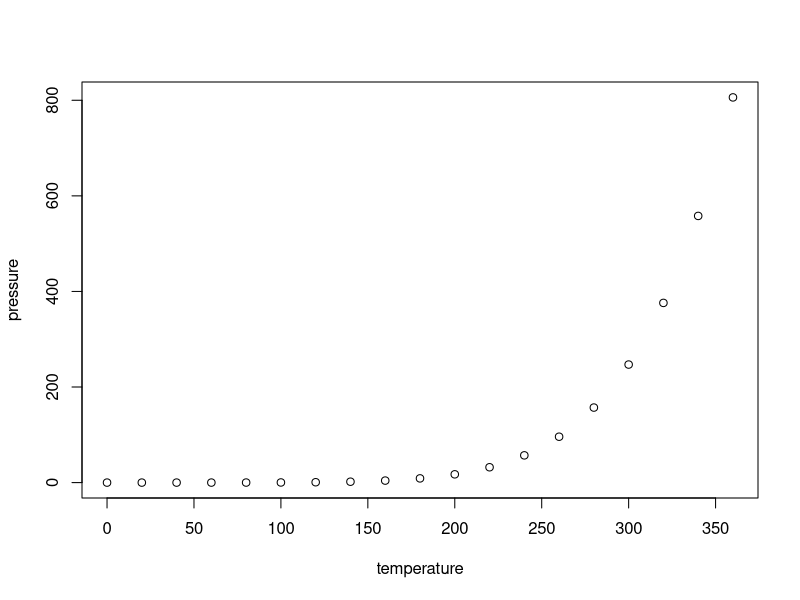
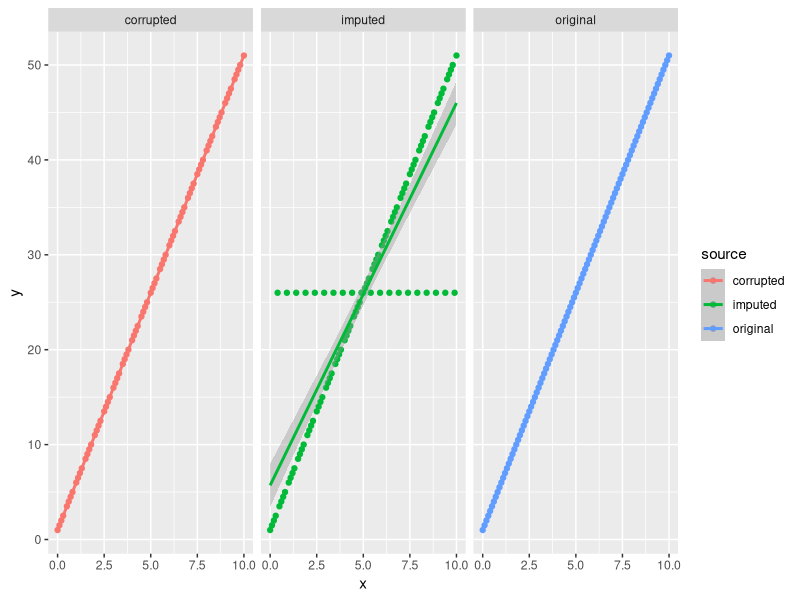

The R script that drew these images, in order:
## ---- chunk 1
knitr::opts_chunk$set(echo = TRUE)
## ---- chunk 2
summary(cars)
## ---- chunk 3
plot(pressure)
## ---- chunk 4
library(ggplot2)
library(dplyr)
library(tidyr)
library(purrr)
## ---- chunk 5
sv <- c(1, 2, 3, 4, 5)
mean(sv)
median(sv)
## ---- chunk 6
compute_location_est <- function(vec_x, is_mean = TRUE){
  
  # compute the location estimator of the given input vector
  # if is_mean then the mean value is computed, else compute the median
  if (is_mean){
    est <- mean(vec_x, na.rm = 1)
  }
  else
  {
    est <- median(vec_x, na.rm = 1)
  }
  
  # function to impute by mean, if the element is null else element itself
  impute_est <- function(k)
  {
    return(if (is.na(k)) est else k)
  }
  return(map_dbl(vec_x, impute_est))
}

compute_location_est(sv)
## ---- chunk 7
sv_c <- c(1, 2, NA, 4, NA)
compute_location_est(sv_c)
## ---- chunk 8
v<-c(1,2,NA,4)
compute_location_est(v, FALSE)
## ---- chunk 9
x <- seq(0, 10, 0.1)
y <- 5 * x + 1

df_xy <- data.frame(x, y)
df_xy %>% head(3)
## ---- chunk 10
df_xy %>% mutate(z = map2_dbl(x, y, ~.x+.y)) %>% head(3)
## ---- chunk 11
sometimes_missing <- function(index, value){
  return(if (index %% 5 ==0) NA else value)
}

sometimes_missing(15,25)
## ---- chunk 12
df_xy_missing <- df_xy %>% mutate(y=map2_dbl(row_number(y), y, sometimes_missing))
df_xy_missing
## ---- chunk 13
df_xy_imputed <- df_xy_missing %>%
                  mutate(y=compute_location_est(y, FALSE))

df_xy_imputed%>%head(5)
## ---- chunk 14
df_xy<-df_xy%>%
          mutate(source="original")

df_xy_missing<-df_xy_missing%>%
                  mutate(source="corrupted")

df_xy_imputed<-df_xy_imputed%>%
                  mutate(source="imputed")

df_combined<-rbind(df_xy,df_xy_missing,df_xy_imputed)

df_combined
## ---- chunk 15
ggplot(data=df_combined, aes(x, y, color=source)) +
    geom_point() + facet_wrap(~source) + geom_smooth(method = 'lm')
